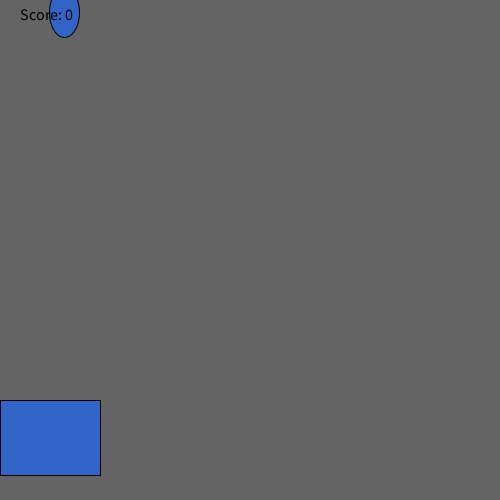
Frame 1 (no input)
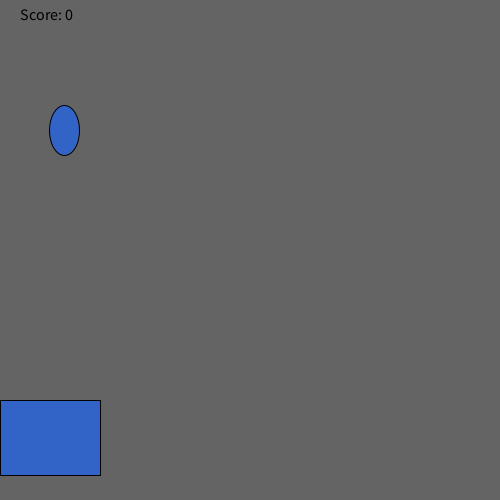
Frame 60 (the mouse pressed at the canvas centre just before this capture)
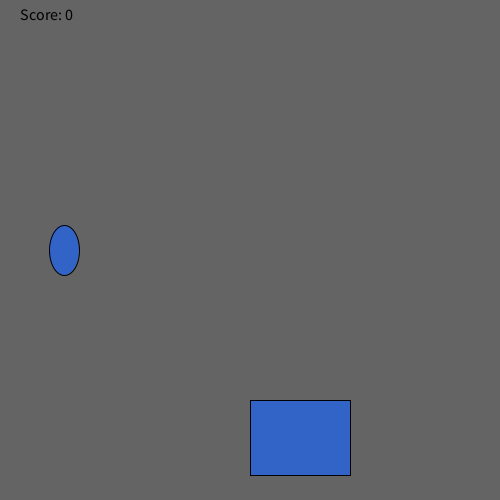
Frame 120 (the mouse held since frame 60 and released just before this capture)

The Processing sketch that drew these frames (run headless with seeded random() and noise(); from frame 60 on, the mouse is pressed at the canvas centre):

// Processing sketch: RainGame
// ── RainGame.pde
int y=10;

int randomNumber = (int) random(width);
int score;
void setup(){
  
size(500,500);
}

void draw(){
if(y==500){
  y=10;
randomNumber = (int) random(width);
}
else{
y+=2;
}


background(100,100,100);
fill(50, 100, 200);
stroke(0, 0, 0);
ellipse(randomNumber, y, 30, 50);
 rect(mouseX, 400, 100, 75);
   fill(0, 0, 0);
    textSize(16);
    text("Score: " + score, 20, 20);
  if(mouseX==y){y=0;};
}

 void checkCatch(int x){
         if (x > mouseX && x < mouseX+100)
            score++;
         else if (score > 0) 
            score--;
        println("Your score is now: " + score);
    }
